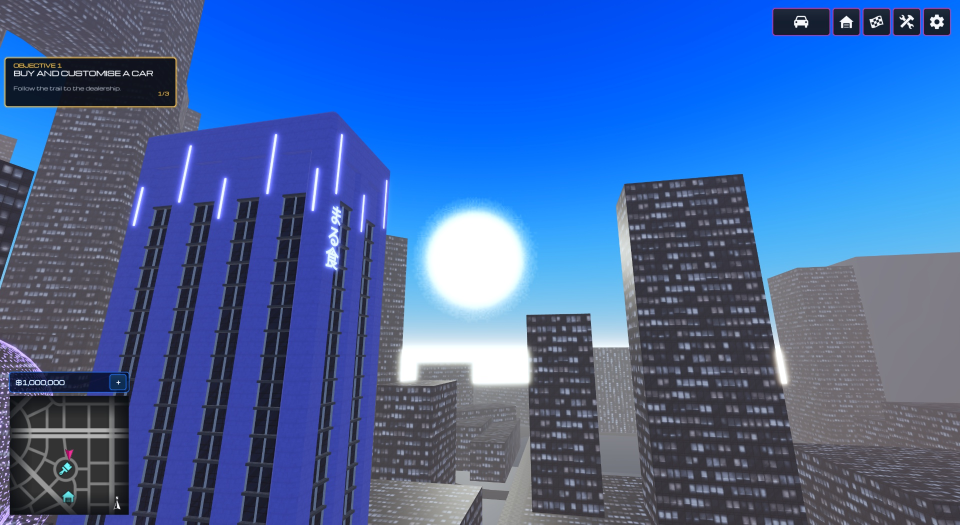
#> input picture scripts/continuous_lighting/evidence/research-20260923/haze_low.jpg, 1920 x 1049 px, given in place of 6.webp, which was not available (shown at 1/2 size)
$ python build_logos.py ../../../../scripts/continuous_lighting/evidence/research-20260923/haze_low.jpg
#> lines starting #> are read from the running program, lines starting #| are printed output that depends on the picture; pictures that were not available may be replaced by others from this repository, and a replacement may not be noted
"""Pulse Racers logo candidates: writes one HTML/SVG source per candidate, rasterises it with
headless Chrome (transparent background), crops to the art with 4% padding, resizes to 2000 px
wide, then builds candidates/contact_sheet.png.

Run:  py -3 assets/ui/logo/work/build_logos.py [name ...]
Fonts come from the Google Fonts web faces (all SIL OFL 1.1); no font file is stored.
"""
import math, os, sys, subprocess, tempfile, shutil
from PIL import Image, ImageDraw, ImageFont

HERE = os.path.dirname(os.path.abspath(__file__))
LOGO = os.path.dirname(HERE)
CAND = os.path.join(LOGO, "candidates")
CHROME = os.environ.get("PULSE_CHROME", "C:/Program Files/Google/Chrome/Application/chrome.exe")
SUNSET_SRC = os.environ.get("PULSE_SUNSET", r"C:\Users\Oscar\AppData\Local\Temp\claude\C--Users-Oscar-Documents-LUCIDITY-Codex---Neo-Tokyo-Racers\8feff7e3-e41d-49a9-8101-dc724d32a100\images\6.webp")
SUNSET = os.path.join(HERE, "sunset.png")

W, H, OX, OY = 2400, 1140, 200, 120          # canvas; art is drawn in a 2000x900 space at (OX,OY)
PINK, VIOLET, CYAN, WHITE, INK, SLATE = "#FF2D95", "#9A3DFF", "#22E4FF", "#F3F0FF", "#07060D", "#0E0D1A"
REGION = 'filterUnits="userSpaceOnUse" x="-200" y="-120" width="2400" height="1140"'
PULSE_PATH = "M120 800 H1010 L1052 738 L1098 856 L1150 690 L1204 842 L1240 800 H1880"

COMMON = f"""
<linearGradient id="g" gradientUnits="userSpaceOnUse" x1="150" x2="1850" y1="0" y2="0">
 <stop offset="0" stop-color="{PINK}"/><stop offset=".55" stop-color="{VIOLET}"/><stop offset="1" stop-color="{CYAN}"/></linearGradient>
<linearGradient id="gl" gradientUnits="userSpaceOnUse" x1="150" x2="1850" y1="0" y2="0">
 <stop offset="0" stop-color="#FF7DBE"/><stop offset=".55" stop-color="#C79BFF"/><stop offset="1" stop-color="#9AF3FF"/></linearGradient>
<filter id="b3" {REGION}><feGaussianBlur stdDeviation="3"/></filter>
<filter id="b8" {REGION}><feGaussianBlur stdDeviation="8"/></filter>
<filter id="b16" {REGION}><feGaussianBlur stdDeviation="16"/></filter>
<filter id="b34" {REGION}><feGaussianBlur stdDeviation="34"/></filter>
<pattern id="haz" patternUnits="userSpaceOnUse" width="52" height="52" patternTransform="rotate(45)">
 <rect width="26" height="52" fill="{PINK}"/></pattern>
"""


# [24 lines left out: functions page, _text, words, not called in this run]


def year(font, size, weight, italic, x, y, ls=6, skew=0):
    tf = f' transform="skewX({skew})"' if skew else ""
    return f'<g id="yr"{tf}>{_text("2098", font, size, weight, italic, x, y, ls, skew)}</g>'


def haz(x=150, y=92, w=120, h=296):
    """The pink hazard-stripe block of the current logo."""
    return f'<rect x="{x}" y="{y}" width="{w}" height="{h}" fill="url(#haz)" transform="translate({(y + h) * 0.2126:.0f},0) skewX(-12)"/>'


# [149 lines left out: functions tube, c1_neon_tube, c2_chrome, c3_speed_slice, c4_pulse_trace, c5_techno_extrude and 1 more, not called in this run]


CANDIDATES = [
    ("1-neon-tube", c1_neon_tube), ("2-chrome-horizon", c2_chrome), ("3-speed-slice", c3_speed_slice),
    ("4-pulse-trace", c4_pulse_trace), ("5-techno-extrude", c5_techno_extrude), ("6-neon-rim", c6_neon_rim),
]


# [28 lines left out: functions render, finish, over, not called in this run]


def sheet(names):
    if not os.path.exists(SUNSET):
        Image.open(SUNSET_SRC).convert("RGB").save(SUNSET)
    sun = Image.open(SUNSET).convert("RGBA")
    cw, ch, sw, gap, lab = 900, 440, 380, 16, 34
    sh = (ch - gap) // 2
    big_sun = sun.crop((500, 0, 1672, 573)).resize((cw, ch), Image.LANCZOS)     # the bright orange/pink sky
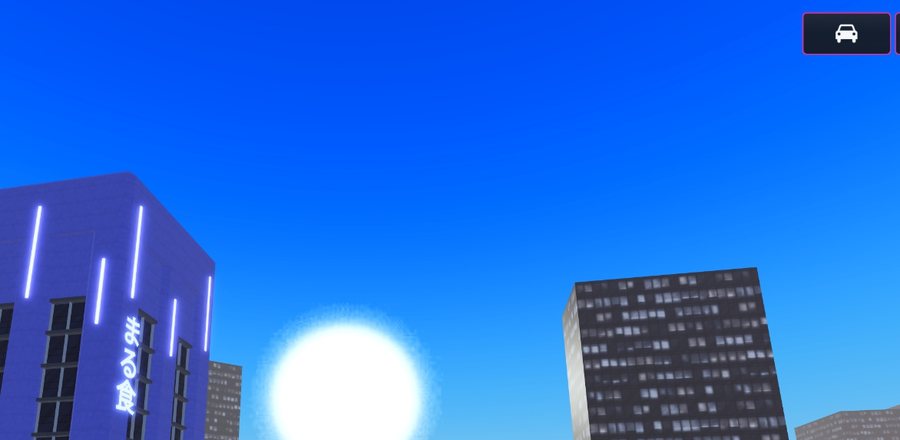
#> big_sun: PIL image 900x440 RGBA; mean R, G, B, A 38.8, 111.5, 223.3, 255
    small_sun = sun.crop((900, 60, 1672, 507)).resize((sw, sh), Image.LANCZOS)
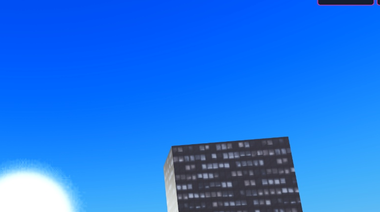
#> small_sun: PIL image 380x212 RGBA; mean R, G, B, A 30.8, 119.1, 234.2, 255
    dark = Image.new("RGBA", (cw, ch), "#0B0B12")
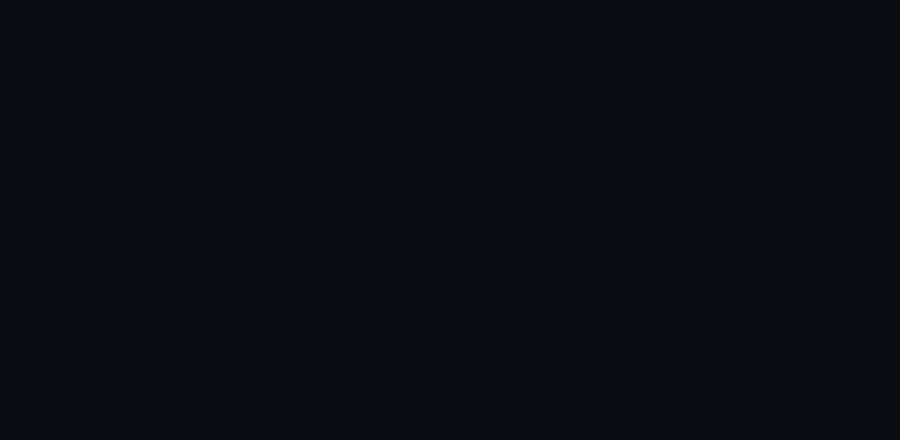
#> dark: PIL image 900x440 RGBA; mean R, G, B, A 11, 11, 18, 255
    small_dark = Image.new("RGBA", (sw, sh), "#0B0B12")
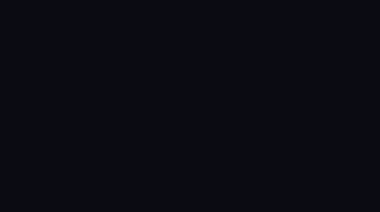
#> small_dark: PIL image 380x212 RGBA; mean R, G, B, A 11, 11, 18, 255
    out = Image.new("RGBA", (gap * 4 + cw * 2 + sw, gap + (ch + lab + gap) * len(names)), "#1B1A26")
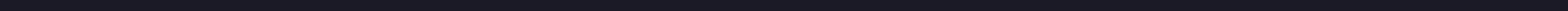
#> out: PIL image 2244x16 RGBA (shown at 1/2 size); mean R, G, B, A 27, 26, 38, 255
    d = ImageDraw.Draw(out)
    try:
        font = ImageFont.truetype("C:/Windows/Fonts/bahnschrift.ttf", 24)
    except OSError:
        font = ImageFont.load_default()
    for i, n in enumerate(names):
        logo = Image.open(os.path.join(CAND, f"pulse-racers-logo-{n}.png")).convert("RGBA")
        y = gap + i * (ch + lab + gap)
        d.text((gap, y + 2), f"{n}   (sunset / #0B0B12 / 300 px wide on both)", fill="#F3F0FF", font=font)
        y += lab
        out.alpha_composite(over(big_sun, logo, 800), (gap, y))
        out.alpha_composite(over(dark, logo, 800), (gap * 2 + cw, y))
        out.alpha_composite(over(small_sun, logo, 300), (gap * 3 + cw * 2, y))
        out.alpha_composite(over(small_dark, logo, 300), (gap * 3 + cw * 2, y + sh + gap))
    out.convert("RGB").save(os.path.join(CAND, "contact_sheet.png"))


def main():
    want = sys.argv[1:]
    os.makedirs(CAND, exist_ok=True)
    for name, fn in CANDIDATES:
        if want and not any(w in name for w in want):
            continue
        src = os.path.join(CAND, f"pulse-racers-logo-{name}.html")
        with open(src, "w", encoding="utf-8") as fh:
            fh.write(fn())
        raw = render(src, os.path.join(HERE, name + ".raw.png"))
        im, edge = finish(raw)
        im.save(os.path.join(CAND, f"pulse-racers-logo-{name}.png"))
        print(name, im.size, "min margin to canvas edge:", edge, "px", "(CLIPPED?)" if edge < 4 else "")
    sheet([n for n, _ in CANDIDATES if os.path.exists(os.path.join(CAND, f"pulse-racers-logo-{n}.png"))])


if __name__ == "__main__":
    main()
